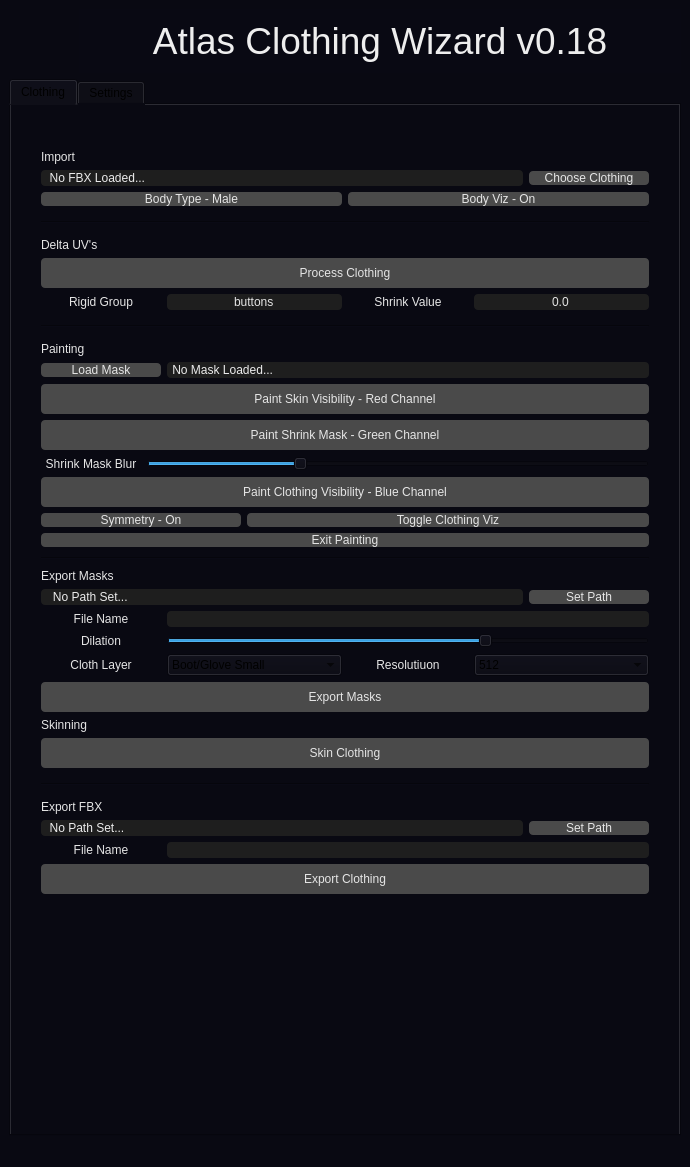
<?xml version="1.0" encoding="UTF-8"?>
<ui version="4.0">
 <class>AtlasCharBuilder</class>
 <widget class="QMainWindow" name="AtlasCharBuilder">
  <property name="geometry">
   <rect>
    <x>0</x>
    <y>0</y>
    <width>690</width>
    <height>1167</height>
   </rect>
  </property>
  <property name="windowTitle">
   <string>Atlas Character Builder</string>
  </property>
  <property name="styleSheet">
   <string notr="true">background-color: rgb(9, 9, 18);</string>
  </property>
  <widget class="QWidget" name="centralwidget">
   <property name="styleSheet">
    <string notr="true">QLabel
{
	color: rgb(229, 229, 229);
	font: 12pt &quot;Segoe UI&quot;;
}

Line
{
	color: rgb(229, 229, 229);
}

QPushButton
{
	background-color: rgb(74, 74, 74);
	color: rgb(229, 229, 229);
	font: 12pt &quot;Segoe UI&quot;;
	border-radius: 4px;
}

QPushButton:hover
{
	background-color: rgb(90, 90, 90);
	color: rgb(229, 229, 229);
}

QToolButton
{
	background-color: rgb(74, 74, 74);
	color: rgb(229, 229, 229);
	font: 12pt &quot;Segoe UI&quot;;
	border-radius: 4px;
}

QToolButton:hover
{
	background-color: rgb(90, 90, 90);
	color: rgb(229, 229, 229);
}

QLineEdit
{
	background-color: rgb(30, 30, 30);
	border-radius: 4px;
}

QTextEdit
{
	rgb(241, 241, 241)
	background-color: rgb(25, 25, 25);
}
</string>
   </property>
   <layout class="QGridLayout" name="gridLayout">
    <item row="0" column="0">
     <layout class="QVBoxLayout" name="verticalLayout_2">
      <item>
       <layout class="QHBoxLayout" name="horizontalLayout_3">
        <item>
         <widget class="QLabel" name="icon_label">
          <property name="minimumSize">
           <size>
            <width>64</width>
            <height>64</height>
           </size>
          </property>
          <property name="maximumSize">
           <size>
            <width>64</width>
            <height>64</height>
           </size>
          </property>
          <property name="styleSheet">
           <string notr="true">background-image: url(:/icons/atlas_icon_64.png);</string>
          </property>
          <property name="text">
           <string/>
          </property>
         </widget>
        </item>
        <item>
         <widget class="QLabel" name="title">
          <property name="font">
           <font>
            <family>Segoe UI</family>
            <pointsize>28</pointsize>
            <weight>7</weight>
            <italic>false</italic>
            <bold>false</bold>
           </font>
          </property>
          <property name="styleSheet">
           <string notr="true">background-color: rgb(9, 9, 19);
font: 63 28pt &quot;Segoe UI&quot;;
color: rgb(238, 238, 238);</string>
          </property>
          <property name="text">
           <string>Atlas Clothing Wizard v0.18</string>
          </property>
          <property name="alignment">
           <set>Qt::AlignCenter</set>
          </property>
          <property name="margin">
           <number>8</number>
          </property>
         </widget>
        </item>
       </layout>
      </item>
      <item>
       <widget class="QTabWidget" name="clothing_tab">
        <property name="currentIndex">
         <number>0</number>
        </property>
        <widget class="QWidget" name="tab">
         <attribute name="title">
          <string>Clothing</string>
         </attribute>
         <layout class="QVBoxLayout" name="verticalLayout_3">
          <property name="leftMargin">
           <number>30</number>
          </property>
          <property name="topMargin">
           <number>45</number>
          </property>
          <property name="rightMargin">
           <number>30</number>
          </property>
          <property name="bottomMargin">
           <number>45</number>
          </property>
          <item>
           <layout class="QVBoxLayout" name="verticalLayout">
            <item>
             <widget class="QLabel" name="label">
              <property name="text">
               <string>Import</string>
              </property>
             </widget>
            </item>
            <item>
             <layout class="QHBoxLayout" name="horizontalLayout">
              <item>
               <widget class="QLineEdit" name="line_name">
                <property name="styleSheet">
                 <string notr="true">color: rgb(236, 236, 236);</string>
                </property>
                <property name="text">
                 <string>  No FBX Loaded...</string>
                </property>
               </widget>
              </item>
              <item>
               <widget class="QPushButton" name="load_btn">
                <property name="minimumSize">
                 <size>
                  <width>120</width>
                  <height>0</height>
                 </size>
                </property>
                <property name="text">
                 <string>Choose Clothing</string>
                </property>
               </widget>
              </item>
             </layout>
            </item>
            <item>
             <layout class="QHBoxLayout" name="horizontalLayout_2">
              <item>
               <widget class="QPushButton" name="body_toggle">
                <property name="sizePolicy">
                 <sizepolicy hsizetype="Ignored" vsizetype="Fixed">
                  <horstretch>0</horstretch>
                  <verstretch>0</verstretch>
                 </sizepolicy>
                </property>
                <property name="maximumSize">
                 <size>
                  <width>16777215</width>
                  <height>16777215</height>
                 </size>
                </property>
                <property name="text">
                 <string>Body Type - Male</string>
                </property>
               </widget>
              </item>
              <item>
               <widget class="QPushButton" name="body_viz_btn">
                <property name="text">
                 <string>Body Viz - On</string>
                </property>
               </widget>
              </item>
             </layout>
            </item>
            <item>
             <widget class="Line" name="line_2">
              <property name="minimumSize">
               <size>
                <width>0</width>
                <height>20</height>
               </size>
              </property>
              <property name="lineWidth">
               <number>1</number>
              </property>
              <property name="orientation">
               <enum>Qt::Horizontal</enum>
              </property>
             </widget>
            </item>
            <item>
             <widget class="QLabel" name="delta_label">
              <property name="text">
               <string>Delta UV's</string>
              </property>
             </widget>
            </item>
            <item>
             <widget class="QPushButton" name="cloth_btn">
              <property name="minimumSize">
               <size>
                <width>0</width>
                <height>30</height>
               </size>
              </property>
              <property name="autoFillBackground">
               <bool>false</bool>
              </property>
              <property name="styleSheet">
               <string notr="true"/>
              </property>
              <property name="text">
               <string>Process Clothing</string>
              </property>
              <property name="flat">
               <bool>false</bool>
              </property>
             </widget>
            </item>
            <item>
             <layout class="QHBoxLayout" name="delta_extras">
              <item>
               <widget class="QLabel" name="btn_grp_label">
                <property name="minimumSize">
                 <size>
                  <width>120</width>
                  <height>0</height>
                 </size>
                </property>
                <property name="text">
                 <string>Rigid Group</string>
                </property>
                <property name="alignment">
                 <set>Qt::AlignCenter</set>
                </property>
               </widget>
              </item>
              <item>
               <widget class="QLineEdit" name="rigid_grp_edit">
                <property name="styleSheet">
                 <string notr="true">color: rgb(229, 229, 229);
font: 12pt &quot;Segoe UI&quot;;</string>
                </property>
                <property name="text">
                 <string>buttons</string>
                </property>
                <property name="alignment">
                 <set>Qt::AlignCenter</set>
                </property>
               </widget>
              </item>
              <item>
               <widget class="QLabel" name="shrink_value_label">
                <property name="minimumSize">
                 <size>
                  <width>120</width>
                  <height>0</height>
                 </size>
                </property>
                <property name="text">
                 <string>Shrink Value</string>
                </property>
                <property name="alignment">
                 <set>Qt::AlignCenter</set>
                </property>
               </widget>
              </item>
              <item>
               <widget class="QLineEdit" name="shrink_val_edit">
                <property name="styleSheet">
                 <string notr="true">color: rgb(229, 229, 229);
font: 12pt &quot;Segoe UI&quot;;</string>
                </property>
                <property name="text">
                 <string>0.0</string>
                </property>
                <property name="alignment">
                 <set>Qt::AlignCenter</set>
                </property>
                <property name="readOnly">
                 <bool>false</bool>
                </property>
               </widget>
              </item>
             </layout>
            </item>
            <item>
             <widget class="Line" name="line">
              <property name="minimumSize">
               <size>
                <width>0</width>
                <height>20</height>
               </size>
              </property>
              <property name="orientation">
               <enum>Qt::Horizontal</enum>
              </property>
             </widget>
            </item>
            <item>
             <widget class="QLabel" name="label_3">
              <property name="text">
               <string>Painting</string>
              </property>
             </widget>
            </item>
            <item>
             <layout class="QHBoxLayout" name="loadtexture_layout">
              <item>
               <widget class="QPushButton" name="load_mask_btn">
                <property name="minimumSize">
                 <size>
                  <width>120</width>
                  <height>0</height>
                 </size>
                </property>
                <property name="text">
                 <string>Load Mask</string>
                </property>
               </widget>
              </item>
              <item>
               <widget class="QLineEdit" name="load_mask_edit">
                <property name="styleSheet">
                 <string notr="true">color: rgb(236, 236, 236);</string>
                </property>
                <property name="text">
                 <string> No Mask Loaded...</string>
                </property>
               </widget>
              </item>
             </layout>
            </item>
            <item>
             <widget class="QPushButton" name="paintred">
              <property name="minimumSize">
               <size>
                <width>0</width>
                <height>30</height>
               </size>
              </property>
              <property name="text">
               <string>Paint Skin Visibility - Red Channel</string>
              </property>
             </widget>
            </item>
            <item>
             <widget class="QPushButton" name="paintgreen">
              <property name="minimumSize">
               <size>
                <width>0</width>
                <height>30</height>
               </size>
              </property>
              <property name="text">
               <string>Paint Shrink Mask - Green Channel</string>
              </property>
             </widget>
            </item>
            <item>
             <layout class="QHBoxLayout" name="shrink_mask_parms">
              <item>
               <widget class="QLabel" name="blur_label">
                <property name="minimumSize">
                 <size>
                  <width>100</width>
                  <height>0</height>
                 </size>
                </property>
                <property name="text">
                 <string>Shrink Mask Blur</string>
                </property>
                <property name="alignment">
                 <set>Qt::AlignCenter</set>
                </property>
               </widget>
              </item>
              <item>
               <widget class="QSlider" name="blur_slider">
                <property name="maximum">
                 <number>20</number>
                </property>
                <property name="value">
                 <number>6</number>
                </property>
                <property name="orientation">
                 <enum>Qt::Horizontal</enum>
                </property>
               </widget>
              </item>
             </layout>
            </item>
            <item>
             <widget class="QPushButton" name="paintblue">
              <property name="minimumSize">
               <size>
                <width>0</width>
                <height>30</height>
               </size>
              </property>
              <property name="text">
               <string>Paint Clothing Visibility - Blue Channel</string>
              </property>
             </widget>
            </item>
            <item>
             <layout class="QHBoxLayout" name="paint_tools_layout">
              <item>
               <widget class="QPushButton" name="sym_btn">
                <property name="maximumSize">
                 <size>
                  <width>200</width>
                  <height>16777215</height>
                 </size>
                </property>
                <property name="text">
                 <string>Symmetry - On</string>
                </property>
               </widget>
              </item>
              <item>
               <widget class="QPushButton" name="cloth_viz_btn">
                <property name="text">
                 <string>Toggle Clothing Viz</string>
                </property>
               </widget>
              </item>
             </layout>
            </item>
            <item>
             <widget class="QPushButton" name="exit_painting">
              <property name="text">
               <string>Exit Painting</string>
              </property>
             </widget>
            </item>
            <item>
             <widget class="Line" name="line_5">
              <property name="minimumSize">
               <size>
                <width>0</width>
                <height>10</height>
               </size>
              </property>
              <property name="orientation">
               <enum>Qt::Horizontal</enum>
              </property>
             </widget>
            </item>
            <item>
             <widget class="QLabel" name="label_2">
              <property name="text">
               <string>Export Masks</string>
              </property>
             </widget>
            </item>
            <item>
             <layout class="QHBoxLayout" name="horizontalLayout_5">
              <item>
               <widget class="QLineEdit" name="mask_path">
                <property name="styleSheet">
                 <string notr="true">color: rgb(236, 236, 236);</string>
                </property>
                <property name="text">
                 <string>   No Path Set...</string>
                </property>
               </widget>
              </item>
              <item>
               <widget class="QPushButton" name="mask_path_btn">
                <property name="minimumSize">
                 <size>
                  <width>120</width>
                  <height>0</height>
                 </size>
                </property>
                <property name="text">
                 <string>Set Path</string>
                </property>
               </widget>
              </item>
             </layout>
            </item>
            <item>
             <layout class="QHBoxLayout" name="horizontalLayout_8">
              <item>
               <widget class="QLabel" name="mask_name_label">
                <property name="minimumSize">
                 <size>
                  <width>120</width>
                  <height>0</height>
                 </size>
                </property>
                <property name="text">
                 <string>File Name</string>
                </property>
                <property name="alignment">
                 <set>Qt::AlignCenter</set>
                </property>
               </widget>
              </item>
              <item>
               <widget class="QLineEdit" name="mask_file_name"/>
              </item>
             </layout>
            </item>
            <item>
             <layout class="QHBoxLayout" name="dilation_slider">
              <item>
               <widget class="QLabel" name="dilate_label">
                <property name="minimumSize">
                 <size>
                  <width>120</width>
                  <height>0</height>
                 </size>
                </property>
                <property name="text">
                 <string>Dilation</string>
                </property>
                <property name="alignment">
                 <set>Qt::AlignCenter</set>
                </property>
               </widget>
              </item>
              <item>
               <widget class="QSlider" name="dilate_slider">
                <property name="maximum">
                 <number>15</number>
                </property>
                <property name="value">
                 <number>10</number>
                </property>
                <property name="orientation">
                 <enum>Qt::Horizontal</enum>
                </property>
               </widget>
              </item>
             </layout>
            </item>
            <item>
             <layout class="QHBoxLayout" name="horizontalLayout_4">
              <item>
               <widget class="QLabel" name="label_5">
                <property name="maximumSize">
                 <size>
                  <width>120</width>
                  <height>16777215</height>
                 </size>
                </property>
                <property name="text">
                 <string>Cloth Layer</string>
                </property>
                <property name="alignment">
                 <set>Qt::AlignCenter</set>
                </property>
               </widget>
              </item>
              <item>
               <widget class="QComboBox" name="layer_box">
                <item>
                 <property name="text">
                  <string>Boot/Glove Small</string>
                 </property>
                </item>
                <item>
                 <property name="text">
                  <string>Torso Extra Small</string>
                 </property>
                </item>
                <item>
                 <property name="text">
                  <string>Pants Small</string>
                 </property>
                </item>
                <item>
                 <property name="text">
                  <string>Torso Small</string>
                 </property>
                </item>
                <item>
                 <property name="text">
                  <string>Gloves Small</string>
                 </property>
                </item>
                <item>
                 <property name="text">
                  <string>Pants Big</string>
                 </property>
                </item>
                <item>
                 <property name="text">
                  <string>Boots Big</string>
                 </property>
                </item>
                <item>
                 <property name="text">
                  <string>Torso Big</string>
                 </property>
                </item>
                <item>
                 <property name="text">
                  <string>Gloves Big</string>
                 </property>
                </item>
               </widget>
              </item>
              <item>
               <widget class="QLabel" name="res_label">
                <property name="minimumSize">
                 <size>
                  <width>0</width>
                  <height>0</height>
                 </size>
                </property>
                <property name="maximumSize">
                 <size>
                  <width>120</width>
                  <height>16777215</height>
                 </size>
                </property>
                <property name="text">
                 <string>Resolutiuon</string>
                </property>
                <property name="alignment">
                 <set>Qt::AlignCenter</set>
                </property>
                <property name="margin">
                 <number>3</number>
                </property>
               </widget>
              </item>
              <item>
               <widget class="QComboBox" name="res_box">
                <item>
                 <property name="text">
                  <string>512</string>
                 </property>
                </item>
                <item>
                 <property name="text">
                  <string>1024</string>
                 </property>
                </item>
                <item>
                 <property name="text">
                  <string>2048</string>
                 </property>
                </item>
                <item>
                 <property name="text">
                  <string>4096</string>
                 </property>
                </item>
               </widget>
              </item>
             </layout>
            </item>
            <item>
             <widget class="QPushButton" name="export_masks">
              <property name="minimumSize">
               <size>
                <width>120</width>
                <height>30</height>
               </size>
              </property>
              <property name="text">
               <string>Export Masks</string>
              </property>
             </widget>
            </item>
            <item>
             <widget class="QLabel" name="skin_label">
              <property name="text">
               <string>Skinning</string>
              </property>
             </widget>
            </item>
            <item>
             <widget class="QPushButton" name="skin_btn">
              <property name="minimumSize">
               <size>
                <width>0</width>
                <height>30</height>
               </size>
              </property>
              <property name="text">
               <string>Skin Clothing</string>
              </property>
             </widget>
            </item>
            <item>
             <widget class="Line" name="line_4">
              <property name="minimumSize">
               <size>
                <width>0</width>
                <height>20</height>
               </size>
              </property>
              <property name="orientation">
               <enum>Qt::Horizontal</enum>
              </property>
             </widget>
            </item>
            <item>
             <widget class="QLabel" name="label_4">
              <property name="text">
               <string>Export FBX</string>
              </property>
             </widget>
            </item>
            <item>
             <layout class="QHBoxLayout" name="horizontalLayout_6">
              <item>
               <widget class="QLineEdit" name="fbx_path">
                <property name="styleSheet">
                 <string notr="true">color: rgb(236, 236, 236);</string>
                </property>
                <property name="text">
                 <string>  No Path Set...</string>
                </property>
               </widget>
              </item>
              <item>
               <widget class="QPushButton" name="fbx_path_btn">
                <property name="minimumSize">
                 <size>
                  <width>120</width>
                  <height>0</height>
                 </size>
                </property>
                <property name="text">
                 <string>Set Path</string>
                </property>
               </widget>
              </item>
             </layout>
            </item>
            <item>
             <layout class="QHBoxLayout" name="horizontalLayout_7">
              <item>
               <widget class="QLabel" name="fbx_file_label">
                <property name="minimumSize">
                 <size>
                  <width>120</width>
                  <height>0</height>
                 </size>
                </property>
                <property name="text">
                 <string>File Name</string>
                </property>
                <property name="alignment">
                 <set>Qt::AlignCenter</set>
                </property>
               </widget>
              </item>
              <item>
               <widget class="QLineEdit" name="fbx_file_name"/>
              </item>
             </layout>
            </item>
            <item>
             <widget class="QPushButton" name="export_cloth_btn">
              <property name="enabled">
               <bool>true</bool>
              </property>
              <property name="minimumSize">
               <size>
                <width>0</width>
                <height>30</height>
               </size>
              </property>
              <property name="autoFillBackground">
               <bool>false</bool>
              </property>
              <property name="styleSheet">
               <string notr="true"/>
              </property>
              <property name="text">
               <string>Export Clothing</string>
              </property>
             </widget>
            </item>
            <item>
             <spacer name="verticalSpacer">
              <property name="orientation">
               <enum>Qt::Vertical</enum>
              </property>
              <property name="sizeHint" stdset="0">
               <size>
                <width>20</width>
                <height>40</height>
               </size>
              </property>
             </spacer>
            </item>
           </layout>
          </item>
         </layout>
        </widget>
        <widget class="QWidget" name="settings_tab">
         <attribute name="title">
          <string>Settings</string>
         </attribute>
         <layout class="QVBoxLayout" name="verticalLayout_5">
          <property name="leftMargin">
           <number>35</number>
          </property>
          <property name="topMargin">
           <number>40</number>
          </property>
          <property name="rightMargin">
           <number>35</number>
          </property>
          <property name="bottomMargin">
           <number>40</number>
          </property>
          <item>
           <layout class="QVBoxLayout" name="verticalLayout_4">
            <item>
             <widget class="QPushButton" name="no_light_btn">
              <property name="minimumSize">
               <size>
                <width>0</width>
                <height>40</height>
               </size>
              </property>
              <property name="text">
               <string>No Lighting</string>
              </property>
             </widget>
            </item>
            <item>
             <widget class="QPushButton" name="normal_light_btn">
              <property name="minimumSize">
               <size>
                <width>0</width>
                <height>40</height>
               </size>
              </property>
              <property name="text">
               <string>Normal Lighting</string>
              </property>
             </widget>
            </item>
            <item>
             <widget class="QPushButton" name="frameall_btn">
              <property name="minimumSize">
               <size>
                <width>0</width>
                <height>40</height>
               </size>
              </property>
              <property name="text">
               <string>Frame All Geometry</string>
              </property>
             </widget>
            </item>
            <item>
             <widget class="QTextEdit" name="textEdit">
              <property name="lineWidth">
               <number>0</number>
              </property>
              <property name="documentTitle">
               <string extracomment="This is some text too"/>
              </property>
              <property name="readOnly">
               <bool>true</bool>
              </property>
              <property name="html">
               <string>&lt;!DOCTYPE HTML PUBLIC &quot;-//W3C//DTD HTML 4.0//EN&quot; &quot;http://www.w3.org/TR/REC-html40/strict.dtd&quot;&gt;
&lt;html&gt;&lt;head&gt;&lt;meta name=&quot;qrichtext&quot; content=&quot;1&quot; /&gt;&lt;style type=&quot;text/css&quot;&gt;
p, li { white-space: pre-wrap; }
&lt;/style&gt;&lt;/head&gt;&lt;body style=&quot; font-family:'MS Shell Dlg 2'; font-size:8.25pt; font-weight:400; font-style:normal;&quot;&gt;
&lt;p align=&quot;center&quot; style=&quot; margin-top:0px; margin-bottom:0px; margin-left:0px; margin-right:0px; -qt-block-indent:0; text-indent:0px;&quot;&gt;&lt;span style=&quot; font-size:14pt; font-weight:600; color:#e5e5e5;&quot;&gt;Atlas Clothing Wizard v0.18&lt;/span&gt;&lt;/p&gt;
&lt;p align=&quot;center&quot; style=&quot;-qt-paragraph-type:empty; margin-top:0px; margin-bottom:0px; margin-left:0px; margin-right:0px; -qt-block-indent:0; text-indent:0px;&quot;&gt;&lt;br /&gt;&lt;/p&gt;
&lt;p align=&quot;center&quot; style=&quot; margin-top:0px; margin-bottom:0px; margin-left:0px; margin-right:0px; -qt-block-indent:0; text-indent:0px;&quot;&gt;&lt;span style=&quot; font-size:11pt; color:#d0d0d0;&quot;&gt;created by Grapeshot Games&lt;/span&gt;&lt;/p&gt;
&lt;p align=&quot;center&quot; style=&quot;-qt-paragraph-type:empty; margin-top:0px; margin-bottom:0px; margin-left:0px; margin-right:0px; -qt-block-indent:0; text-indent:0px; font-size:11pt; color:#d0d0d0;&quot;&gt;&lt;br /&gt;&lt;/p&gt;
&lt;p style=&quot; margin-top:0px; margin-bottom:0px; margin-left:0px; margin-right:0px; -qt-block-indent:0; text-indent:0px;&quot;&gt;&lt;span style=&quot; font-size:12pt; color:#efefef;&quot;&gt;Step 1 - Load an FBX Mesh&lt;/span&gt;&lt;/p&gt;
&lt;p style=&quot; margin-top:0px; margin-bottom:0px; margin-left:0px; margin-right:0px; -qt-block-indent:0; text-indent:0px;&quot;&gt;&lt;span style=&quot; font-size:12pt; color:#efefef;&quot;&gt;Step 2 - Hit the Process clothing Button.  This will add the Delta UV's&lt;/span&gt;&lt;/p&gt;
&lt;p style=&quot; margin-top:0px; margin-bottom:0px; margin-left:0px; margin-right:0px; -qt-block-indent:0; text-indent:0px;&quot;&gt;&lt;span style=&quot; font-size:12pt; color:#efefef;&quot;&gt;Step 3 - Paint the individual masks for the character&lt;/span&gt;&lt;/p&gt;
&lt;p style=&quot; margin-top:0px; margin-bottom:0px; margin-left:0px; margin-right:0px; -qt-block-indent:0; text-indent:0px;&quot;&gt;&lt;span style=&quot; font-size:12pt; color:#efefef;&quot;&gt;Step 4 - Export the Painted Masks to a texture&lt;/span&gt;&lt;/p&gt;
&lt;p style=&quot; margin-top:0px; margin-bottom:0px; margin-left:0px; margin-right:0px; -qt-block-indent:0; text-indent:0px;&quot;&gt;&lt;span style=&quot; font-size:12pt; color:#efefef;&quot;&gt;Step 5 - Export the Clothing back to Maya for export to the Game!&lt;/span&gt;&lt;/p&gt;
&lt;p style=&quot;-qt-paragraph-type:empty; margin-top:0px; margin-bottom:0px; margin-left:0px; margin-right:0px; -qt-block-indent:0; text-indent:0px; font-size:12pt; color:#efefef;&quot;&gt;&lt;br /&gt;&lt;/p&gt;
&lt;p style=&quot; margin-top:0px; margin-bottom:0px; margin-left:0px; margin-right:0px; -qt-block-indent:0; text-indent:0px;&quot;&gt;&lt;span style=&quot; font-size:12pt; color:#efefef;&quot;&gt;Painting Controls&lt;/span&gt;&lt;/p&gt;
&lt;p style=&quot; margin-top:0px; margin-bottom:0px; margin-left:0px; margin-right:0px; -qt-block-indent:0; text-indent:0px;&quot;&gt;&lt;span style=&quot; font-size:12pt; color:#efefef;&quot;&gt;- Hold Left Mouse Button to Add Paint&lt;/span&gt;&lt;/p&gt;
&lt;p style=&quot; margin-top:0px; margin-bottom:0px; margin-left:0px; margin-right:0px; -qt-block-indent:0; text-indent:0px;&quot;&gt;&lt;span style=&quot; font-size:12pt; color:#efefef;&quot;&gt;- Holld Middle Mouse Button to Remove Paint&lt;/span&gt;&lt;/p&gt;
&lt;p style=&quot; margin-top:0px; margin-bottom:0px; margin-left:0px; margin-right:0px; -qt-block-indent:0; text-indent:0px;&quot;&gt;&lt;span style=&quot; font-size:12pt; color:#efefef;&quot;&gt;- Hold Spacebar to navigate around model&lt;/span&gt;&lt;/p&gt;
&lt;p style=&quot; margin-top:0px; margin-bottom:0px; margin-left:0px; margin-right:0px; -qt-block-indent:0; text-indent:0px;&quot;&gt;&lt;span style=&quot; font-size:12pt; color:#efefef;&quot;&gt;- Hold Shift to change the size of the brush&lt;/span&gt;&lt;/p&gt;&lt;/body&gt;&lt;/html&gt;</string>
              </property>
              <property name="placeholderText">
               <string extracomment="This is some placeholder text!"/>
              </property>
             </widget>
            </item>
            <item>
             <spacer name="verticalSpacer_2">
              <property name="orientation">
               <enum>Qt::Vertical</enum>
              </property>
              <property name="sizeHint" stdset="0">
               <size>
                <width>20</width>
                <height>40</height>
               </size>
              </property>
             </spacer>
            </item>
           </layout>
          </item>
         </layout>
        </widget>
       </widget>
      </item>
     </layout>
    </item>
   </layout>
  </widget>
  <widget class="QStatusBar" name="statusbar"/>
 </widget>
 <resources>
  <include location="//galleon/User/kennyl/Desktop/Work_Folder/Character_Tools/QT_UI/icons.qrc"/>
 </resources>
 <connections/>
</ui>
